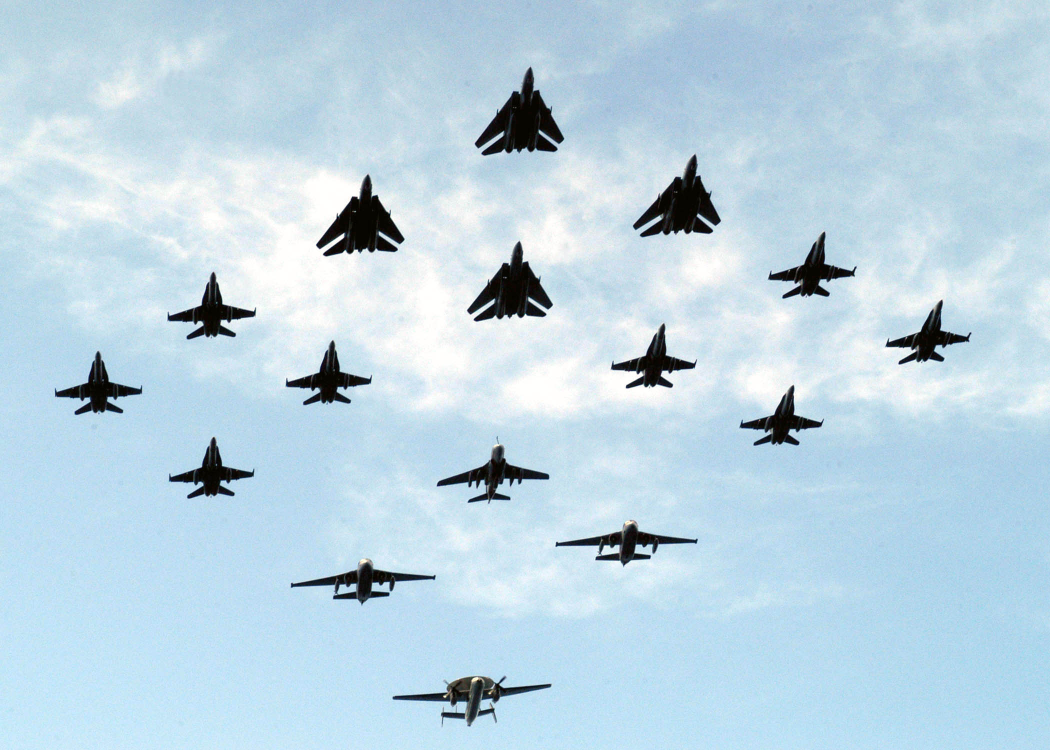
#> input picture LAB4/data/samolot00.jpg, 2100 x 1500 px (shown at 1/2 size); its folder holds 4 pictures in this run
$ python main.py   (older library calls are emulated)
#> lines starting #> are read from the running program, lines starting #| are printed output that depends on the picture
#%matplotlib inline
from __future__ import division
from pylab import *
import skimage as ski
from skimage import feature
from skimage import data, io, filters, exposure
from skimage.filters import rank
from skimage import img_as_float, img_as_ubyte
from skimage.morphology import disk
import skimage.morphology as mp
from skimage import util
from skimage.color import rgb2hsv, hsv2rgb, rgb2gray
from skimage.filters.edges import convolve
from matplotlib import pylab as plt
import numpy as np
from numpy import array
from IPython.display import display
from ipywidgets import interact, interactive, fixed
from ipywidgets import *
from ipykernel.pylab.backend_inline import flush_figures

# [38 lines left out: functions plot_hist, showHist, getMean, getMax, sobel, colorThreshold, not called in this run]

def readImage(name):
#> called with name = 'samolot00'
    return  io.imread("data/{img}.jpg".format(img = name))
#> returned value is the input picture: shape (1500, 2100, 3); mean R, G, B 188.3, 212.9, 226.9

# [32 lines left out: functions displaySaveImage, imageProcessor, not called in this run]


def processAll(gamma = 1, threshold = .15):
    planesCount = 20
    images = [readImage("samolot%02d" % i) for i in range(0, planesCount+ 1)]
#> call 2 of readImage, with name = 'samolot01'
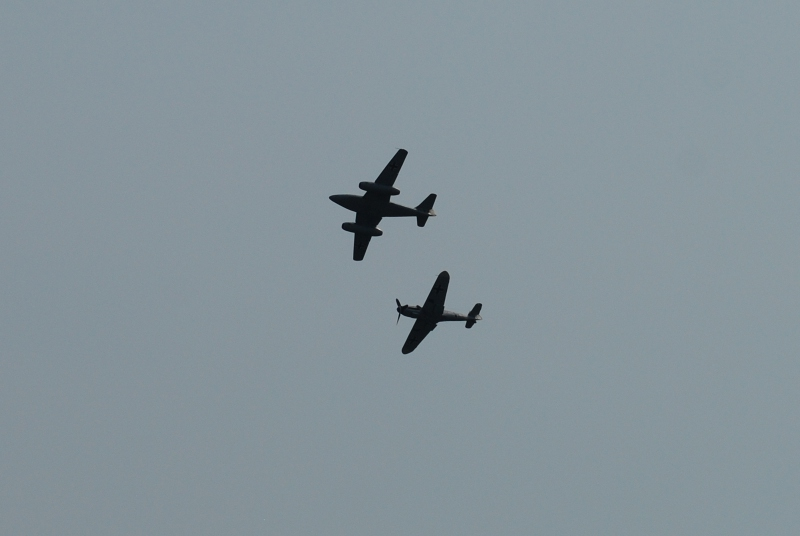
#> input picture LAB4/data/samolot01.jpg, 800 x 536 px
#> in readImage, returned value is the input picture: shape (536, 800, 3); mean R, G, B 133.8, 147.7, 154.8
#> call 3 of readImage, with name = 'samolot02'
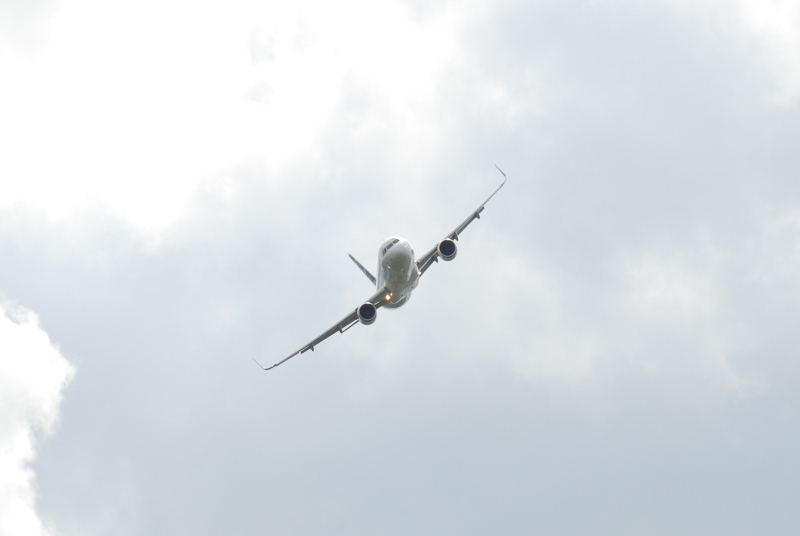
#> input picture LAB4/data/samolot02.jpg, 800 x 536 px
#> in readImage, returned value is the input picture: shape (536, 800, 3); mean R, G, B 220.1, 225.9, 230.5
#> call 4 of readImage, with name = 'samolot03'
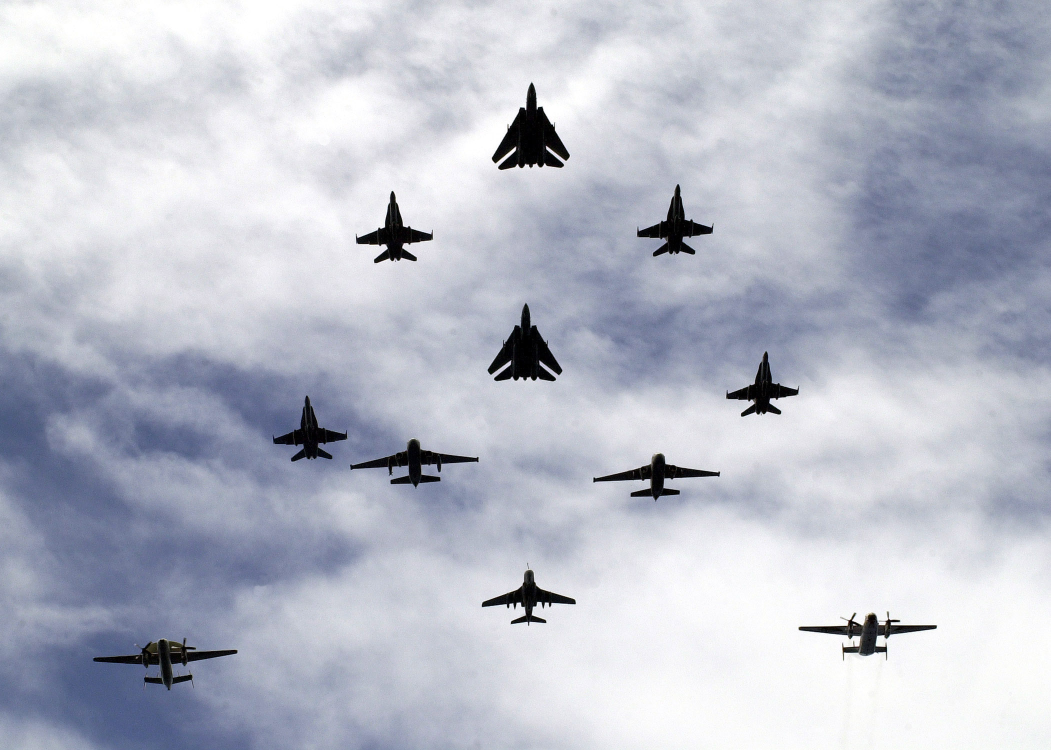
#> input picture LAB4/data/samolot03.jpg, 2102 x 1500 px (shown at 1/2 size)
#> in readImage, returned value is the input picture: shape (1500, 2102, 3); mean R, G, B 184.9, 188.6, 201.4
    greyImgs = [rgb2gray(img) for img in images]
    sobelImages = [sobel(image, False) for image in greyImgs]
    K = np.ones([4,4])
    binary = [mp.erosion( mp.dilation( colorThreshold(image, getMax("zdjecie", image)*threshold), selem=K)) for image in sobelImages]
    displaySaveImage(binary, "planes_g{}_t{}_dilation_er_debug.png".format(gamma, threshold))


# [29 lines left out: function processOne, not called in this run]
    #displaySaveImage([binary], filename)


def main():
    debug = False

    if debug:
        try:
            processOne(19)
            #[processOne(i) for i in [2,6,13,14,15,20]]
        except FileNotFoundError:
            print("Podany plik nie istnieje")

    else:
        processAll()

    print("done")

# [22 lines left out: function contour, not called in this run]
if __name__ == "__main__":
    #contour()
#> (the run stopped early here; a loop or call above may not have finished)
